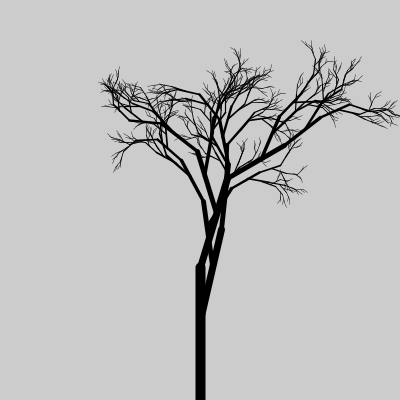
Frame 1 (no input)
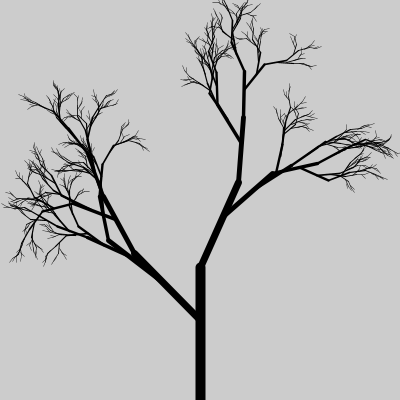
Frame 2 (the mouse pressed at the canvas centre, redrawn once)

The Processing sketch that drew these frames (run headless with seeded random() and noise(); the mouse was pressed at the canvas centre and the sketch redrawn once):

// Processing sketch: processing_7150
// ── processing_7150.pde

// A simple recursive tree
// (c) Alasdair Turner 2007

void setup()
{
  size(400,400);
  smooth();
  noLoop();
}

void draw()
{
  background(204);   
  strokeWeight(10);
  translate(width/2,height);
  branch(0);
}

void branch(int depth)
{
    if (depth < 10) {
      line(0,0,0,-height/3);
      pushMatrix();
      {
        translate(0,-height/5);
        rotate(random(-PI/4,PI/4));
        scale(0.7);
        branch(depth + 1);
      }
      popMatrix();
      pushMatrix();
      {
        translate(0,-height/3);
        rotate(random(-PI/4,PI/4));
        scale(0.7);
        branch(depth + 1);
      }
      popMatrix();
    }
}

void mouseClicked()
{
  redraw(); 
}
